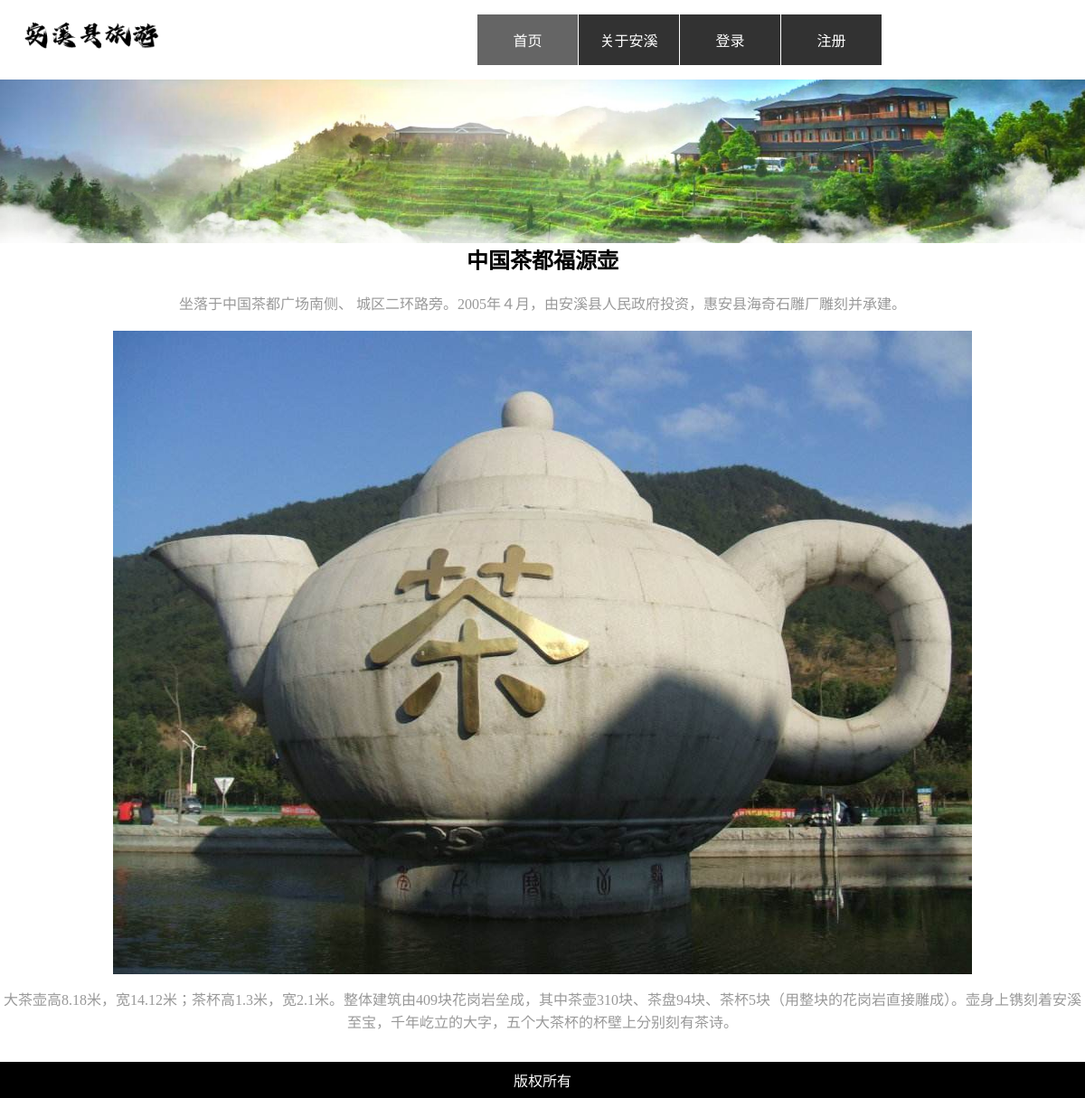
/show.php?id=1, run on the app's committed database.
### tables this page shows
CREATE TABLE `picture` (
  `id` int(11) NOT NULL COMMENT 'id自增',
  `name` varchar(20) NOT NULL COMMENT '标题',
  `pics` varchar(100) NOT NULL COMMENT '配图',
  `sinfo` varchar(200) NOT NULL COMMENT '简介',
  `content` varchar(255) NOT NULL COMMENT '内容体',
  `createTime` datetime NOT NULL COMMENT '添加时间'
);

### show.php (the view, shortened to what this page needs)
<?php
$link = @mysqli_connect(HOST, USER, PASS) or die('数据库连接失败');
mysqli_select_db($link, DBNAME);
mysqli_set_charset($link, 'utf8');
?>
<!DOCTYPE html>
<html>
<head>
    <link rel="stylesheet" href="./css/style.css">
</head>
<body>
<div id="header">
    <div class="header">
        <h1><a href="./index.php"><img src="./images/logo1.png" alt="Travel"></a></h1>
        <div id="global_navi">
            <ul>
                <li class="current"><a href="index.php#head">首页</a></li>
                <li><a href="about.php">关于安溪</a></li>
                <?php
                if (!isset($_SESSION['admin_user'])) {
                    ?>
                    <li><a href="login.html">登录</a></li>
                    <li><a href="register.html">注册</a></li>
                    <?php
                } ?>
            </ul>
        <?php
        $sql = "select * from picture where id=" . $_GET['id'];
        $result = mysqli_query($link, $sql);
        @$row = mysqli_fetch_assoc($result);
        ?>
    </div>
</div>
<div>
   <img src="images/banner.jpg" width="100%">
</div>
<div id="wrapper">
    <h2><?php echo $row["name"]; ?></h2>
    <div style="text-align:center" id="point">
        <p><?php echo $row["sinfo"]; ?></p>
        <p><img src="<?php echo $row['pics']; ?>"></p>
        <p><?php echo $row["content"]; ?></p>
    </div>
</div>
<div class="footer">
    <div class="copy">版权所有</div>
</div>
</body>
</html>

### css/style.css (style rules this page uses)
body { margin: 0; padding: 0; color: #999; }
h2, h3 { text-align: center; color: #000; }
a { color: #666; }
a img { -webkit-transition: opacity 0.2s linear; -o-transition: opacity 0.2s linear; transition: opacity 0.2s linear; }
h1, h2, h3, h4, h5, h6 { margin-top: 0; }
p { margin-top: 0; line-height: 1.6; }
img { vertical-align: bottom; }
#header { background: #fff; clear: both; height: 85px; width: 100% }
.header { width: 1200px; margin: 0 auto; position: relative; }
.header h1 { float: none; text-align: center; position: absolute; left: 0; top: 10px; width: 200px; height: 60px; }
.header h1 img { width: 80%; }
#global_navi { width: 672px; clear: both; overflow: hidden; margin: 16px auto; float: right; }
#global_navi ul { list-style: none; margin: 0; padding: 0; }
#global_navi ul li { width: 111px; float: left; margin-right: 1px; text-align: center; }
#global_navi ul li a { display: block; padding: 16px; color: #666; text-decoration: none; }
#global_navi ul li.current a { background-color: #000; opacity: 0.6; }
#wrapper { width: 1200px; margin: 0 auto; overflow: hidden; }
.footer { background-color: #000; text-align: center; }
div .copy { display: block; padding: 8px 0; color: #fff; }
#global_navi ul li a { display: block; padding: 16px; background-color: #000; opacity: 0.8; color: #fff; text-decoration: none; -webkit-transition: background-color 0.2s linear; -o-transition: background-color 0.2s linear; transition: background-color 0.2s linear; }
#point { margin-bottom: 30px; }

### data on the page
picture: name "中国茶都福源壶", sinfo "坐落于中国茶都广场南侧、 城区二环路旁。2005年４月，由安溪县人民政府投资，惠安县海奇石雕厂雕刻并承建。", pics (picture), content "大茶壶高8.18米，宽14.12米；茶杯高1.3米，宽2.1米。整体建筑由409块花岗岩垒成，其中茶壶310块、茶盘94块、茶杯5块（用整块的花岗岩直接雕成）。壶身上镌刻着安溪至宝，千年屹立的大字，五个大茶杯的杯壁上分别刻有茶诗。"
